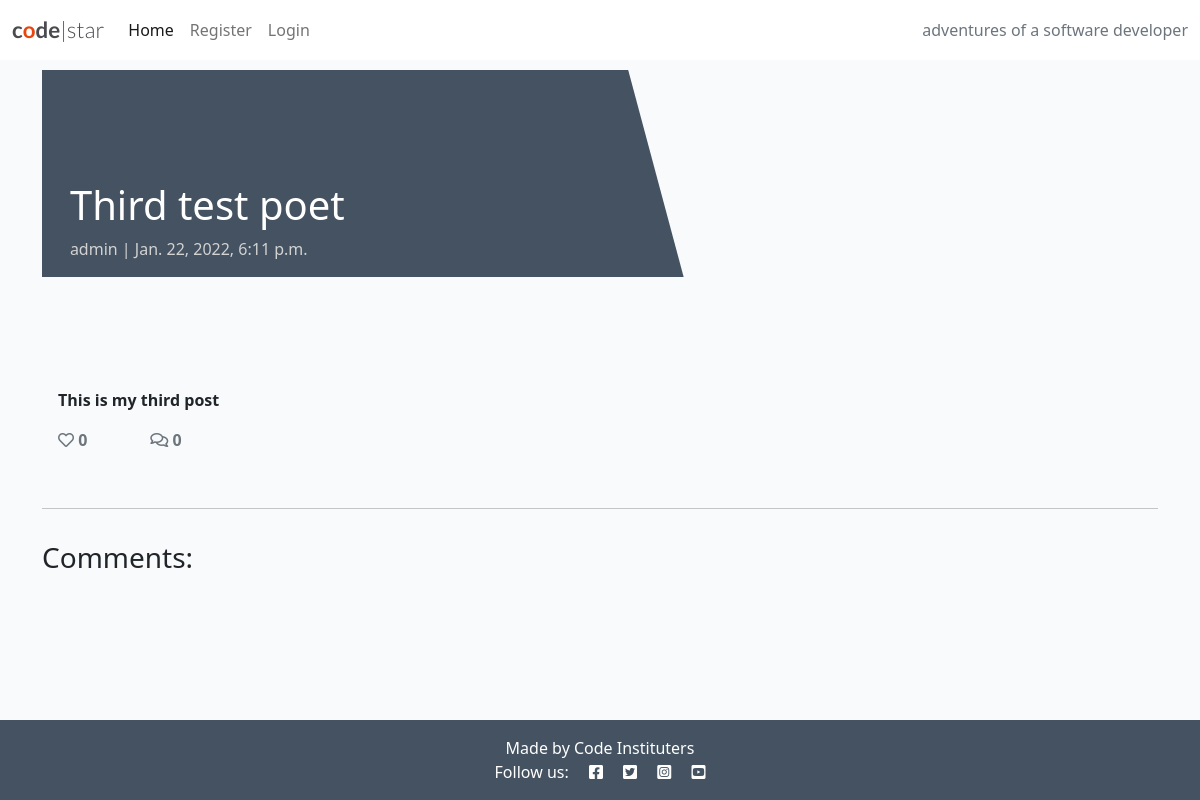
The app's page /Thired-test-post/ with its own data.
### blog/models.py (models this page shows, shortened)
class Post(models.Model):
    title = models.CharField(max_length=200, unique=True)
    slug = models.SlugField(max_length=200, unique=True)
    author = models.ForeignKey(
        User, on_delete=models.CASCADE, related_name="blog_posts"
    )
    featured_image = CloudinaryField('image', default='placeholder')
    excerpt = models.TextField(blank=True)
    updated_on = models.DateTimeField(auto_now=True)
    content = models.TextField()
    created_on = models.DateTimeField(auto_now_add=True)
    status = models.IntegerField(choices=STATUS, default=0)
    likes = models.ManyToManyField(
        User, related_name='blogpost_like', blank=True)
    class Meta:
        ordering = ["-created_on"]
    def number_of_likes(self):
        return self.likes.count()

### blog/views.py (the view)
# urls.py: path('<slug:slug>/', views.PostDetail.as_view(), name='post_detail'),
class PostDetail(View):
    def get(self, request, slug, *args, **kwargs):
        queryset = Post.objects.filter(status=1)
        post = get_object_or_404(queryset, slug=slug)
        comments = post.comments.filter(approved=True).order_by('created_on')
        liked = False
        if post.likes.filter(id=self.request.user.id).exists():
            liked = True
        return render(
            request, "post_detail.html",
            {
                "post": post,
                "comments": comments,
                "liked": liked
            },
            )

### templates/post_detail.html (shortened to what this page needs)
{% extends 'base.html' %} {% block content %}
<div class="masthead">
    <div class="container">
        <div class="row g-0">
            <div class="col-md-6 masthead-text">
                <h1 class="post-title">{{ post.title }}</h1>
                <p class="post-subtitle">{{ post.author }} | {{ post.created_on }}</p>
            </div>
            <div class="d-none d-md-block col-md-6 masthead-image">
            </div>
        </div>
    </div>
</div>
<div class="container">
    <div class="row">
        <div class="col card mb-4  mt-3 left  top">
            <div class="card-body">
                <p class="card-text ">
                    {{ post.content | safe }}
                </p>
                <div class="row">
                    <div class="col-1">
                        <strong class="text-secondary"><i class="far fa-heart"></i> {{ post.number_of_likes }} </strong>
                    </div>
                    <div class="col-1">
                        {% with comments.count as total_comments %}
                        <strong class="text-secondary"><i class="far fa-comments"></i>
                            {{ total_comments }}</strong>
                        {% endwith %}
                    </div>
                </div>
            </div>
        </div>
    </div>
    <div class="row">
        <div class="col">
            <hr>
        </div>
    </div>
    <div class="row">
        <div class="col-md-8 card mb-4  mt-3 ">
            <h3>Comments:</h3>
            <div class="card-body">
            </div>
        </div>
        <div class="col-md-4 card mb-4  mt-3 ">
            <div class="card-body">
            </div>
        </div>
    </div>
</div>
{% endblock content %}

### static/css/style.css (style rules this page uses)
body { background-color: #F9FAFC; }
.main-bg { background-color: #F9FAFC; }
.card { border: none; background-color: transparent; }
.masthead { margin-top: 10px; overflow: hidden; position: relative; display: inline-block; height: 33vh; width: 100%; }
.masthead-text { background-color: #445261; color: white; position: relative; }
.masthead-image { position: relative; overflow: hidden; }
.masthead-image:after { content: ""; position: absolute; top: 0; right: 90%; height: 100%; width: 150%; background: #445261; -webkit-transform: skew(15deg); -moz-transform: skew(15deg); transform: skew(15deg); z-index: 100; }
.post-title { margin-top: 20%; margin-left: 5%; }
.post-subtitle { margin-left: 5%; color: lightgray; }

### records on screen
Post: title "Third test poet", author "admin", created_on "Jan. 22, 2022, 6:11 p.m.", content "This is my third post", number_of_likes "0"

### other values on screen
{{ total_comments }} "0"
